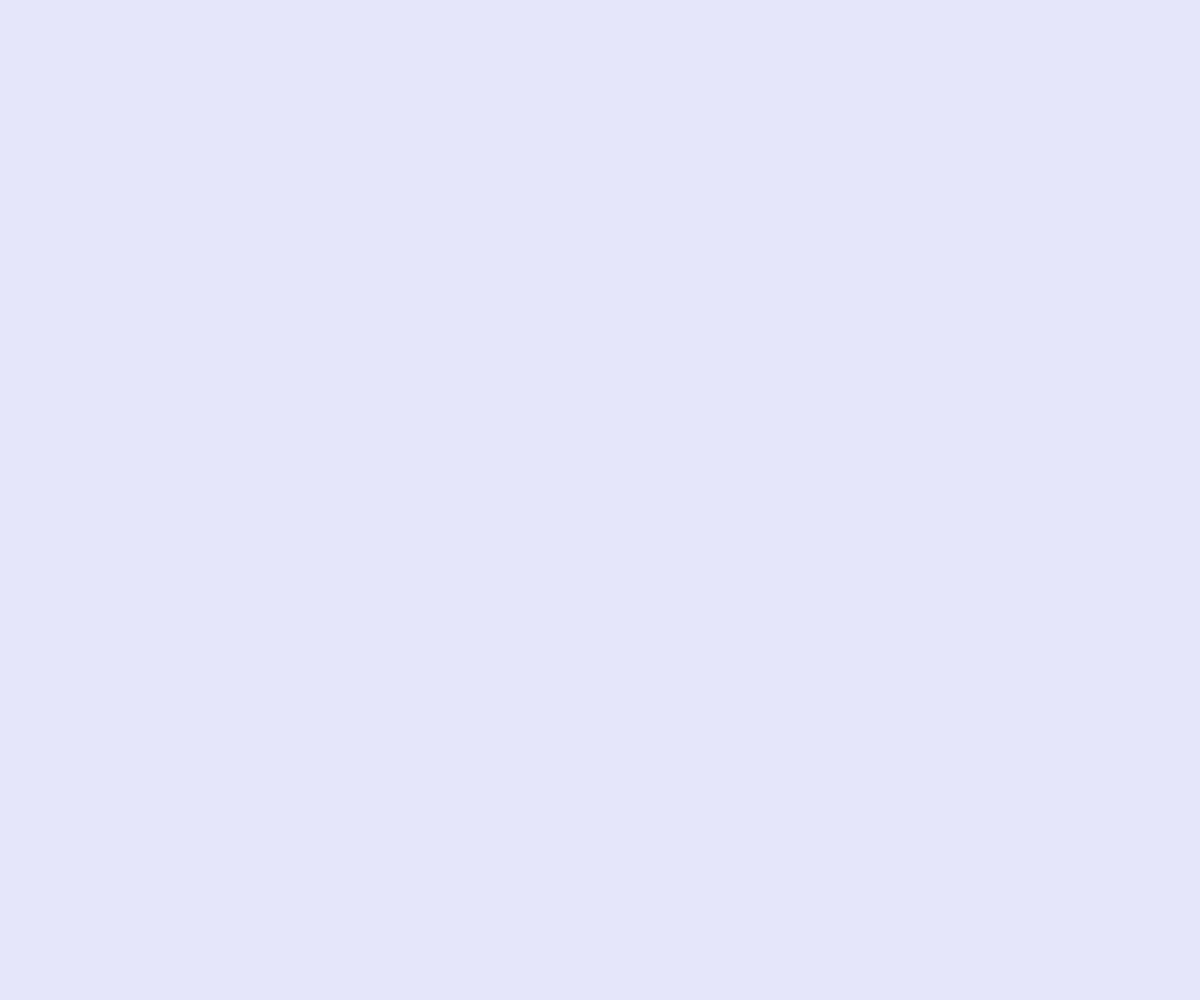
Frame 1 (no input)
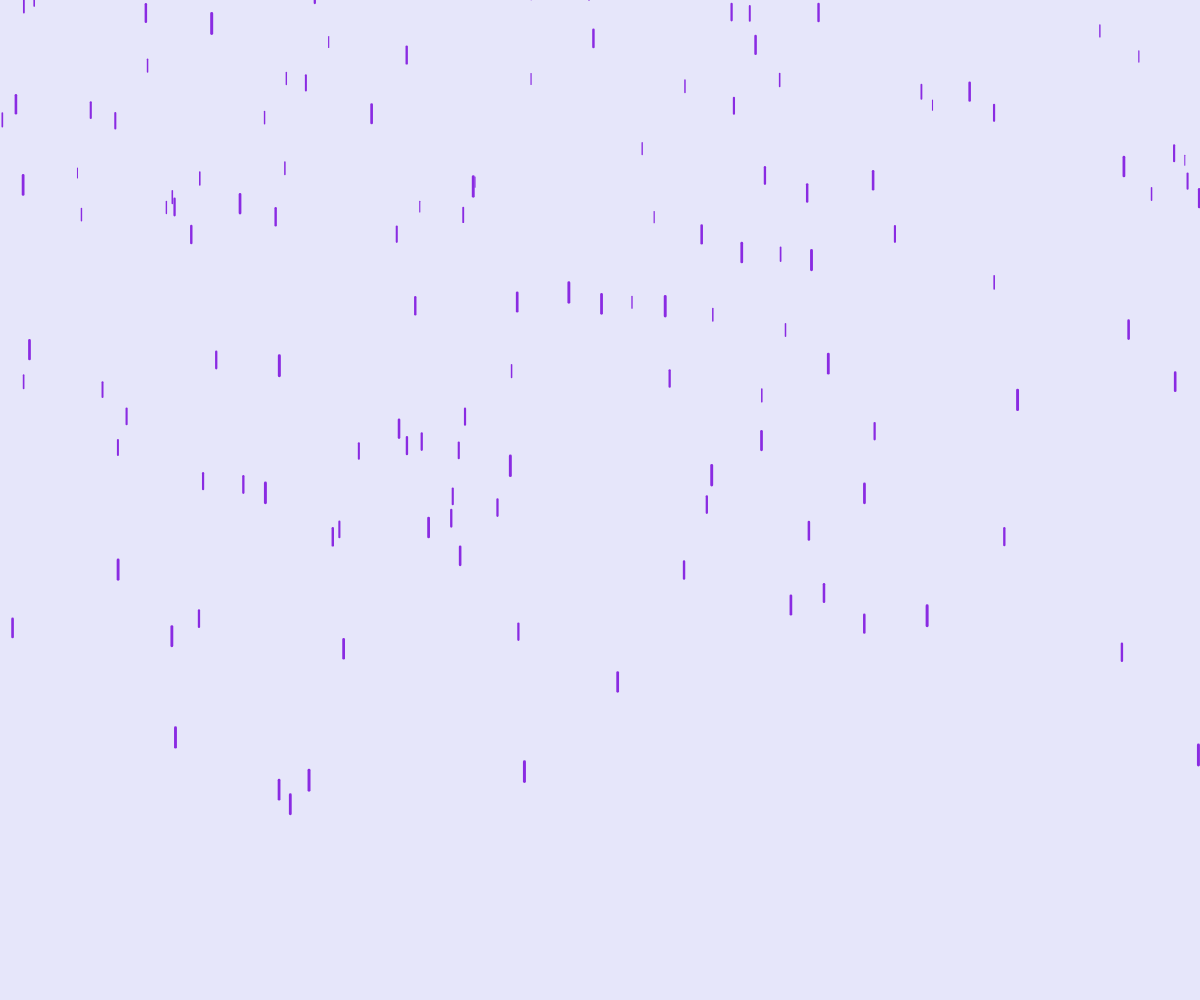
Frame 60 (no input)
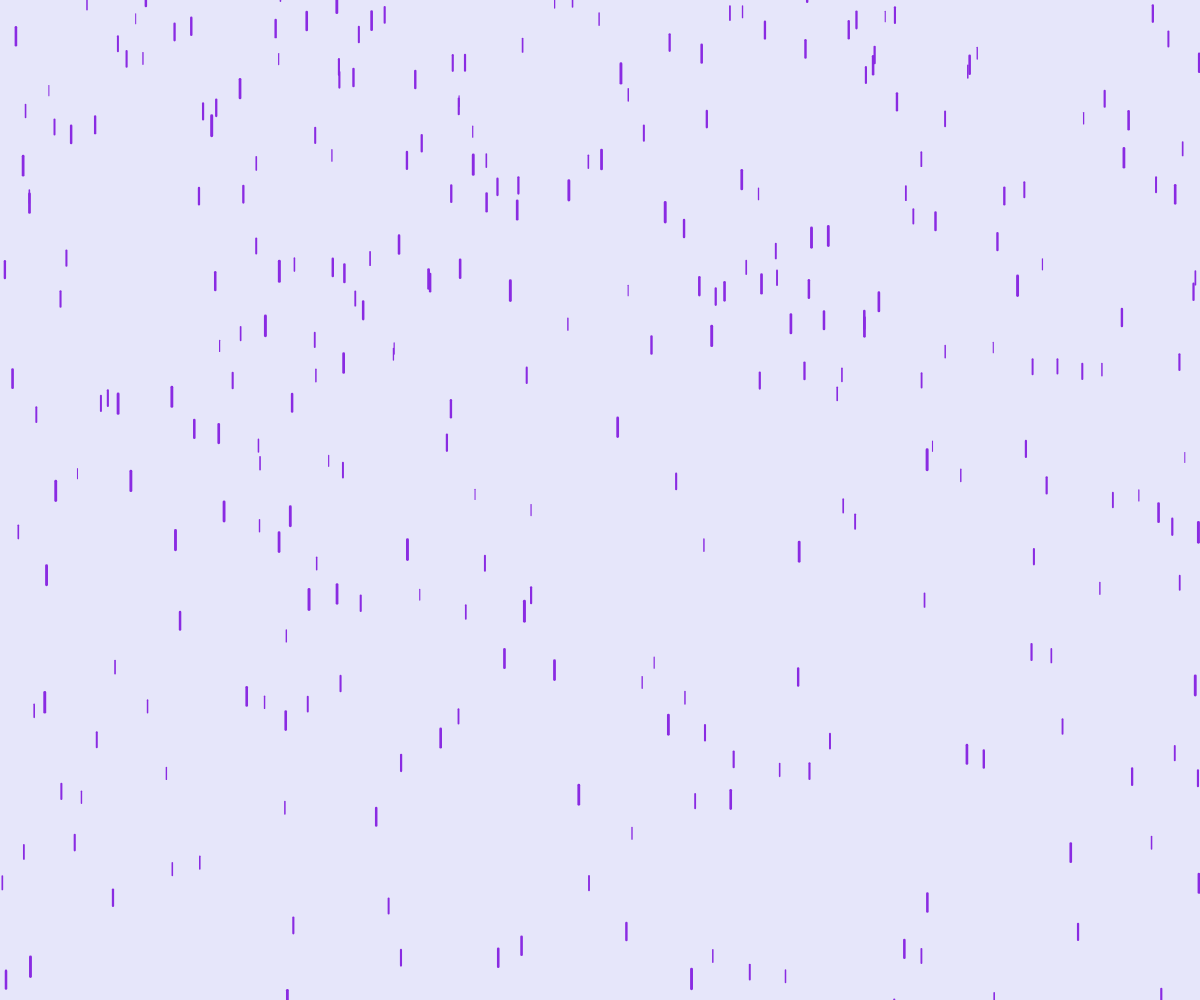
Frame 120 (the mouse pressed at the canvas centre since frame 60)

The p5.js sketch that drew these frames (run headless with seeded random() and noise() and a simulated clock; from frame 60 on, the mouse is pressed at the canvas centre):

// p5.js sketch
// ── sketch.js
let d = [];
let noDrops = 500;
let t = 0;
function setup() {
  createCanvas(windowWidth, windowHeight);
  for (let i = 0; i < noDrops; i++) {
    d[i] = new Drop();
  }
}
function draw() {
  background(230, 230, 250);
  for (let i = 0; i < d.length; i++) {
    d[i].show();
    d[i].fall();
  }
  t++;
}

// ── drop.js
class Drop {
  constructor() {
    this.x = random(width);
    this.y = random(-2000, -50);
    this.z = random(0, 20);
    this.yspeed = map(this.z, 0, 20, 10, 4);
    this.size = map(this.z,0,20,3,1)
    this.len = map(this.z, 0, 20, 20, 10);
  }
  fall() {
    this.y = this.y + this.yspeed;
    let grav = map(this.z,0,20,0.2,0.01)
    this.yspeed += grav;
    if (this.y > height) {
      this.y = random(-200, -100);
      this.yspeed = map(this.z, 0, 20, 10, 4);
    }
  }

  show() {
    stroke(138, 43, 226);
    strokeWeight(this.size)
    line(this.x, this.y, this.x, this.y + this.len);
  }
}
